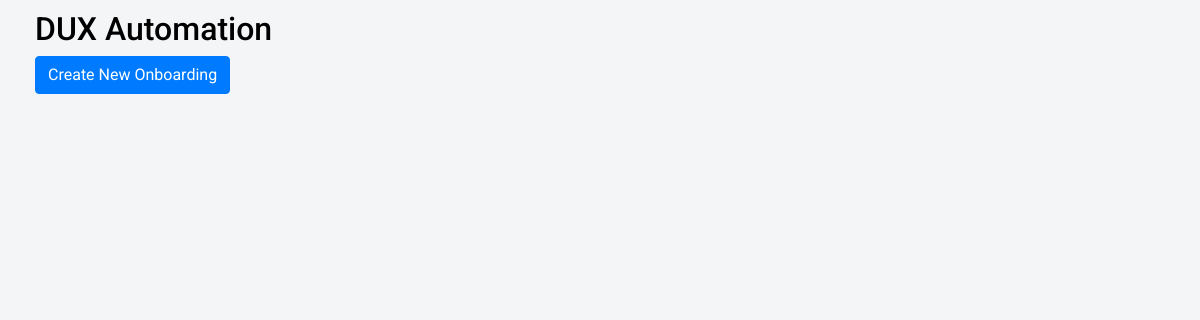
Page / (signed in) on the earlier database version.
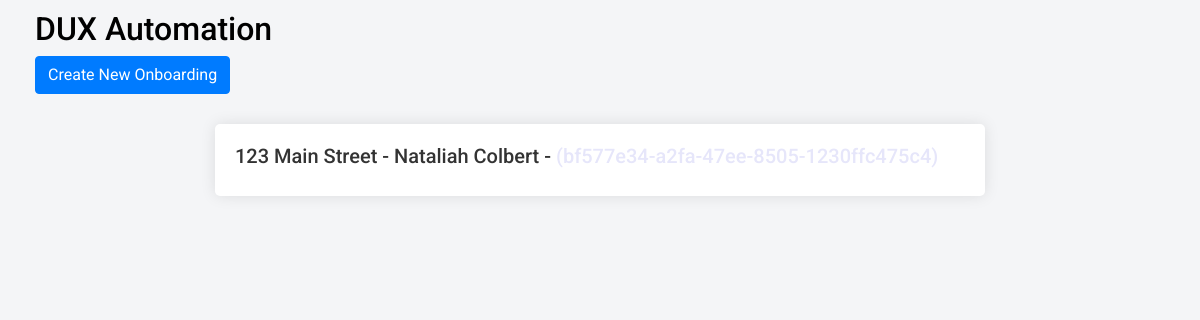
Same page on the later database version.
### dashboard/models.py (models this page shows)
class OnboardingObject(models.Model):
    id = models.UUIDField(primary_key=True, default=uuid.uuid4, editable=False)
    owner = models.CharField(max_length=500, null=True, blank=True)
    address = models.CharField(max_length=1000, null=True, blank=True)
    expenses_folder_id = models.CharField(max_length=500, null=True, blank=True)
    owner_folder_id = models.CharField(max_length=500, null=True, blank=True)
    property_folder_id = models.CharField(max_length=500, null=True, blank=True)
    onboarding_start_date = models.DateField(null=True, blank=True)
    launch_date = models.DateField(null=True, blank=True)

### dashboard/views.py (the view)
# urls.py: path('', onboarding_list, name='onboarding-list'),
@login_required
def onboarding_list(request):
    onboarding_objects = OnboardingObject.objects.all()
    return render(request, 'main.html', {'onboarding_objects': onboarding_objects})

### dashboard/templates/main.html (shortened to what this page needs)
<!DOCTYPE html>
<html lang="en">
<head>
    <link href="https://stackpath.bootstrapcdn.com/bootstrap/4.5.2/css/bootstrap.min.css" rel="stylesheet">
</head>
<body>
    <div class="container-fluid">
        <div class="row">
            <div class="col-12">
                <div class="header">
                    <h2>DUX Automation</h2>
                    <a href="{% url 'create-onboarding' %}" class="btn btn-primary" style="margin-right:0px;">Create New Onboarding</a>
                </div>
            </div>
            <div class="col-md-8 offset-md-2">
                {% for obj in onboarding_objects %}
                <div class="info-box">
                    <h5 class="info-box-header" data-toggle="collapse" data-target="#info{{ forloop.counter }}" aria-expanded="false" aria-controls="info{{ forloop.counter }}">
                        {{ obj.address }} - {{ obj.owner }} - <span style="color: lavender;">({{ obj.id }})</span>
                    </h5>
                </div>
                {% endfor %}
            </div>
        </div>
    </div>
</body>
</html>

Differences in the rows shown:
added OnboardingObject: address "123 Main Street", owner "Nataliah Colbert", id "bf577e34-a2fa-47ee-8505-1230ffc475c4"
